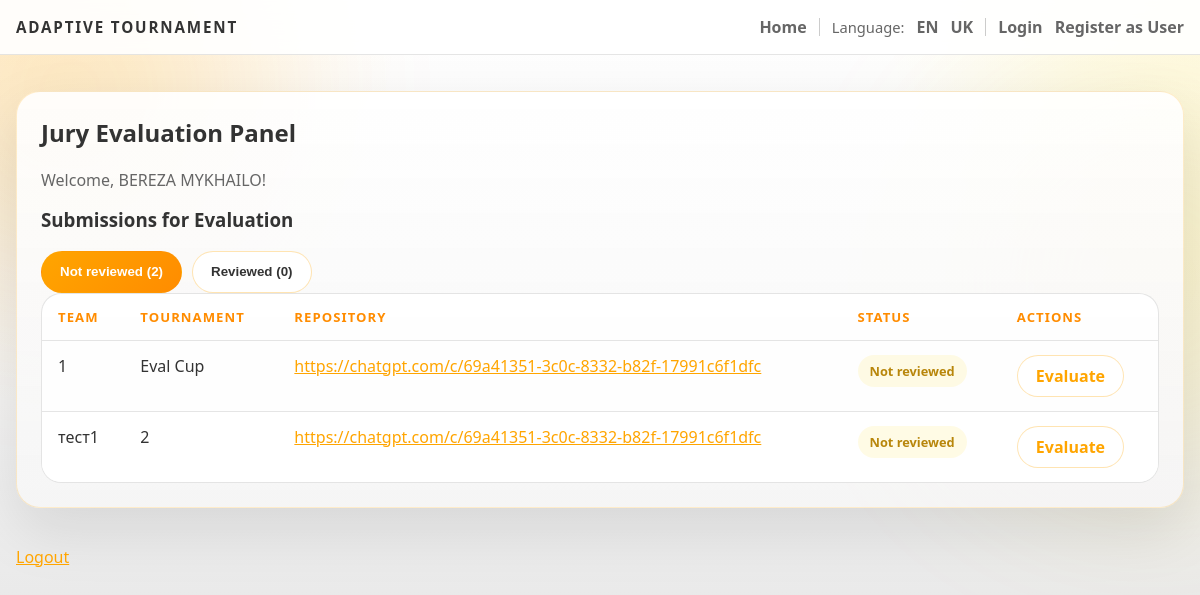
Before: /jury/evaluate (signed in) with the older database file.
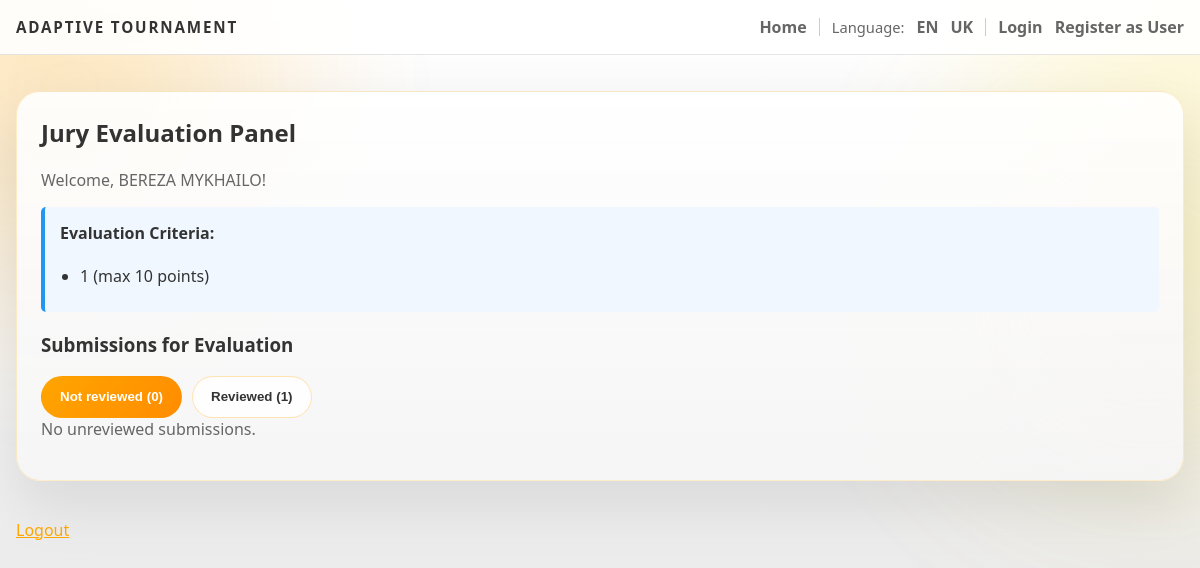
After: the same page with the newer database file.
### backend/models.py (models this page shows)
class Submission(db.Model):
    id = db.Column(db.Integer, primary_key=True)
    team_id = db.Column(db.Integer, db.ForeignKey('team.id'))
    round_id = db.Column(db.Integer, db.ForeignKey('round.id'))
    repo_url = db.Column(db.String(500))
    demo_url = db.Column(db.String(500))
    description = db.Column(db.Text)
    submitted_at = db.Column(db.DateTime, default=datetime.utcnow)
    evaluations = db.relationship('Evaluation', backref='submission', lazy=True)

class Team(db.Model):
    id = db.Column(db.Integer, primary_key=True)
    name = db.Column(db.String(200), nullable=False)
    captain_id = db.Column(db.Integer, db.ForeignKey('user.id'), nullable=False)
    captain = db.relationship('User', foreign_keys=[captain_id])
    members = db.relationship('User', secondary=team_members, backref='teams', lazy='dynamic')
    tournament_id = db.Column(db.Integer, db.ForeignKey('tournament.id'))
    tournament = db.relationship('Tournament', backref='teams', lazy=True)
    submissions = db.relationship('Submission', backref='team', lazy=True)
    repo_url = db.Column(db.String(500))
    live_url = db.Column(db.String(500))
    comments = db.Column(db.Text)
    submitted_at = db.Column(db.DateTime)
    submission_status = db.Column(db.String(30), default='None')  # None, Pending, Accepted, Rejected, Returned

class Tournament(db.Model):
    id = db.Column(db.Integer, primary_key=True)
    name = db.Column(db.String(200), nullable=False)
    description = db.Column(db.Text)
    max_teams = db.Column(db.Integer)
    status = db.Column(db.String(30), default="Draft")
    rounds = db.relationship('Round', backref='tournament', lazy=True)

class EvaluationCriteria(db.Model):
    id = db.Column(db.Integer, primary_key=True)
    tournament_id = db.Column(db.Integer, db.ForeignKey('tournament.id'), nullable=False)
    tournament = db.relationship('Tournament', backref='evaluation_criteria', lazy=True)
    name = db.Column(db.String(200))
    max_points = db.Column(db.Integer, default=10)
    order = db.Column(db.Integer, default=0)

### backend/auth.py (the view, shortened to what this page needs)
def jury_evaluate():
    if 'jury_id' not in session and 'admin' not in session:
        return redirect('/jury/login')
    if 'jury_id' in session:
        jury = db.session.get(User, session['jury_id'])
        if not jury or jury.role not in ['jury', 'admin']:
            session.pop('jury_id', None)
            return redirect('/jury/login')
    else:
        jury = get_current_user()
        if not jury or jury.role != 'admin':
            session.pop('admin', None)
            return redirect('/admin')
    from sqlalchemy import or_
    from .models import Submission, Evaluation, Team, Tournament, Round
    from datetime import datetime
    def sync_team_submissions(tournaments):
        if not tournaments:
            return
        dirty = False
        tournament_ids = [t.id for t in tournaments]
        teams_with_work = Team.query.filter(
            Team.tournament_id.in_(tournament_ids),
            Team.repo_url.isnot(None),
            Team.repo_url != ''
        ).all()
        if dirty:
            db.session.commit()
    candidate_tournaments = Tournament.query.filter(
        or_(
            Tournament.status.ilike('%finished%'),
            Tournament.status.ilike('%completed%'),
            Tournament.status.ilike('%closed%'),
            Tournament.status.ilike('%running%'),
            Tournament.status.ilike('%submission%'),
            Tournament.status.ilike('%registration%'),
            Tournament.status.ilike('%draft%')
        )
    ).order_by(Tournament.id.desc()).all()
    tournament = None
    active_tournament_ids = []
    for ct in candidate_tournaments:
        has_submission = Submission.query.join(Team, Submission.team_id == Team.id).filter(Team.tournament_id == ct.id).first()
        has_team_submit = Team.query.filter(
            Team.tournament_id == ct.id,
            Team.repo_url.isnot(None),
            Team.repo_url != ''
        ).first()
        if has_submission or has_team_submit:
            active_tournament_ids.append(ct.id)
            if not tournament:
                tournament = ct
    if not tournament and candidate_tournaments:
        tournament = candidate_tournaments[0]
    if not candidate_tournaments:
        return render_template('jury_evaluate.html', team_evaluations=[], current_user=jury, tournament=None, teams=[], message_key='no_active_tournament')
    sync_team_submissions(candidate_tournaments)
    now = datetime.utcnow()
    finished_round = Round.query.filter(Round.tournament_id.in_([t.id for t in candidate_tournaments]), Round.end_at <= now).first()
    submissions = Submission.query.join(Team, Submission.team_id == Team.id).filter(Team.tournament_id.in_([t.id for t in candidate_tournaments])).all()
    team_level_submissions = Team.query.filter(
        Team.tournament_id.in_([t.id for t in candidate_tournaments]),
        Team.repo_url.isnot(None),
        Team.repo_url != ''
    ).all()
    if not finished_round and not submissions and not team_level_submissions and tournament.status.lower() not in ('finished', 'completed', 'closed'):
        return render_template('jury_evaluate.html', team_evaluations=[], current_user=jury, tournament=tournament, teams=[], message_key='evaluation_not_started')
    teams = Team.query.filter(Team.tournament_id.in_([t.id for t in candidate_tournaments])).all()
    pending_evaluations = []
    reviewed_evaluations = []
    for s in submissions:
        if s.team:
            already = Evaluation.query.filter_by(submission_id=s.id, jury_id=jury.id).first()
            if already:
                reviewed_evaluations.append((s, already))
            else:
                pending_evaluations.append((s, already))
    return render_template(
        'jury_evaluate.html',
        team_evaluations=pending_evaluations + reviewed_evaluations,
        pending_evaluations=pending_evaluations,
        reviewed_evaluations=reviewed_evaluations,
        current_user=jury,
        tournament=tournament,
        teams=teams
    )

### backend/app.py (called while the page is built)
@app.context_processor
def inject_user_processor():
    return inject_user()

@app.context_processor
def translation_processor():
    return translation()

### backend/app_helpers.py (called while the page is built)
def get_current_user():
    uid = session.get('user_id')
    if uid:
        return db.session.get(User, uid)
    return None

def inject_user():
    return {'get_current_user': get_current_user}

def translation():
    lang = session.get('language', 'en')
    def t(key, **kwargs):
        return get_text(key, lang, **kwargs)
    return {
        't': t,
        'lang': lang,
        'supported_languages': list(TRANSLATIONS.keys())
    }

### backend/auth.py (called while the page is built)
def get_current_user():
    return User.query.filter_by(role='admin').first()

### backend/models.py (called while the page is built, shortened)
    @property
    def name(self):
        return f"{self.first_name} {self.last_name}"

    def total(self):
        criterion_total = sum([cs.score for cs in self.criterion_scores if cs.score is not None])
        if criterion_total > 0:
            return criterion_total

### templates/jury_evaluate.html (shortened to what this page needs)
{% extends 'base.html' %}
{% block head %}
  <link rel="stylesheet" href="/static/css/interface.css">
{% endblock %}
{% block content %}
<div class="content-shell">
  <section class="surface-card">
    <h2>{{ t('jury_evaluation_panel') }}</h2>
    <p class="muted-text">{{ t('welcome') }}, {{ current_user.name if current_user else t('jury_short') }}!</p>
    {% if tournament and tournament.evaluation_criteria %}
      <div style="background: #f0f7ff; padding: 15px; margin-bottom: 20px; border-radius: 5px; border-left: 4px solid #2196F3;">
        <h4 style="margin-top: 0;">{{ t('evaluation_criteria') }}:</h4>
        <ul style="margin: 10px 0; padding-left: 20px;">
          {% for criterion in tournament.evaluation_criteria|sort(attribute='order') %}
            <li>{{ criterion.name or 'Kriteria ' + loop.index|string }} (max {{ criterion.max_points }} {{ t('points') }})</li>
          {% endfor %}
        </ul>
      </div>
    {% endif %}
    {% if message_key %}
      <p><span class="status-chip pending">{{ t(message_key) }}</span></p>
    {% else %}
      <h3>{{ t('submissions_to_evaluate') }}</h3>
      <div class="tab-row">
        <button type="button" id="tab-pending" class="tab-btn active">
          {{ t('not_reviewed') }} ({{ pending_evaluations|length }})
        </button>
        <button type="button" id="tab-reviewed" class="tab-btn">
          {{ t('reviewed') }} ({{ reviewed_evaluations|length }})
        </button>
      </div>
      <div id="panel-pending">
        {% if pending_evaluations %}
          <div class="data-table-wrap">
            <table class="data-table">
              <thead>
                <tr>
                  <th>{{ t('team') }}</th>
                  <th>{{ t('tournament') }}</th>
                  <th>{{ t('repo') }}</th>
                  <th>{{ t('status') }}</th>
                  <th>{{ t('actions') }}</th>
                </tr>
              </thead>
              <tbody>
                {% for s, evaluation in pending_evaluations %}
                  <tr>
                    <td>{{ s.team.name }}</td>
                    <td>{{ s.team.tournament.name }}</td>
                    <td><a href="{{ s.repo_url }}" target="_blank">{{ s.repo_url }}</a></td>
                    <td><span class="status-chip pending">{{ t('not_reviewed') }}</span></td>
                    <td><a href="/evaluate/{{ s.id }}" class="action-btn">{{ t('evaluate') }}</a></td>
                  </tr>
                {% endfor %}
              </tbody>
            </table>
          </div>
        {% else %}
          <p class="muted-text">{{ t('no_unreviewed_submissions') }}</p>
        {% endif %}
      </div>
    {% endif %}
  </section>
  <p><a href="/jury/logout">{{ t('logout') }}</a></p>
</div>
{% endblock %}

Changed rows visible on the page:
removed Submission: team.name "1", team.tournament.name "Eval Cup", repo_url "https://chatgpt.com/c/69a41351-3c0c-8332-b82f-17991c6f1dfc", t "Not reviewed", t "Evaluate"
no longer on this page (row unchanged): Submission: team.name "тест1", team.tournament.name "2", repo_url "https://chatgpt.com/c/69a41351-3c0c-8332-b82f-17991c6f1dfc", t "Not reviewed", t "Evaluate"
added EvaluationCriteria: name "1", max_points "10", t "points"
Other visible differences:
{{ t('evaluation_criteria') }}: (not shown) → "Evaluation Criteria"
{{ pending_evaluations|length }}: "2" → "0"
{{ reviewed_evaluations|length }}: "0" → "1"
{{ t('no_unreviewed_submissions') }}: (not shown) → "No unreviewed submissions."
{{ t('team') }}: "TEAM" → (not shown)
{{ t('tournament') }}: "TOURNAMENT" → (not shown)
{{ t('repo') }}: "REPOSITORY" → (not shown)
{{ t('status') }}: "STATUS" → (not shown)
{{ t('actions') }}: "ACTIONS" → (not shown)
